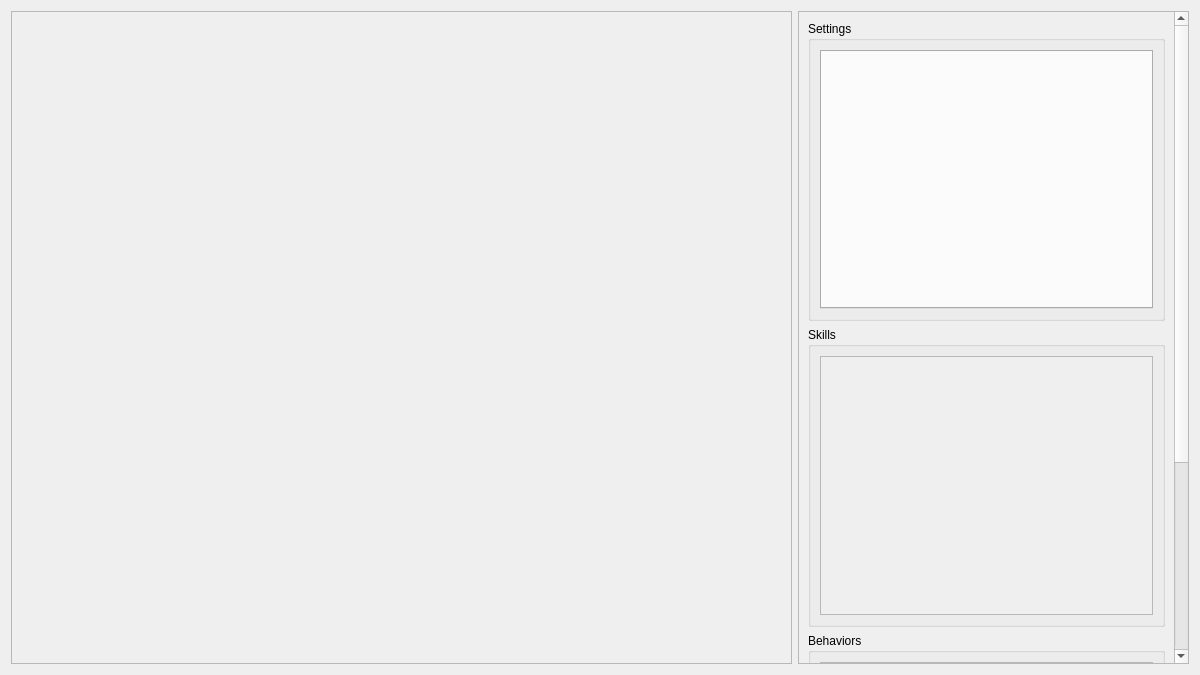
<?xml version="1.0" encoding="UTF-8"?>
<ui version="4.0">
 <class>Form</class>
 <widget class="QWidget" name="Form">
  <property name="geometry">
   <rect>
    <x>0</x>
    <y>0</y>
    <width>1200</width>
    <height>675</height>
   </rect>
  </property>
  <property name="windowTitle">
   <string>Form</string>
  </property>
  <layout class="QHBoxLayout" name="horizontalLayout">
   <item>
    <widget class="QStackedWidget" name="CenterPanel">
     <property name="sizePolicy">
      <sizepolicy hsizetype="Preferred" vsizetype="Preferred">
       <horstretch>2</horstretch>
       <verstretch>0</verstretch>
      </sizepolicy>
     </property>
     <property name="frameShape">
      <enum>QFrame::StyledPanel</enum>
     </property>
     <property name="frameShadow">
      <enum>QFrame::Plain</enum>
     </property>
     <property name="midLineWidth">
      <number>0</number>
     </property>
     <widget class="QWidget" name="CenterPanelPage1">
      <layout class="QVBoxLayout" name="verticalLayout_4"/>
     </widget>
    </widget>
   </item>
   <item>
    <widget class="QScrollArea" name="SidePanel">
     <property name="sizePolicy">
      <sizepolicy hsizetype="Expanding" vsizetype="Expanding">
       <horstretch>1</horstretch>
       <verstretch>0</verstretch>
      </sizepolicy>
     </property>
     <property name="styleSheet">
      <string notr="true">font: 75 12pt &quot;MS Shell Dlg 2&quot;;</string>
     </property>
     <property name="widgetResizable">
      <bool>true</bool>
     </property>
     <widget class="QWidget" name="SidePanelContents">
      <property name="geometry">
       <rect>
        <x>0</x>
        <y>-244</y>
        <width>373</width>
        <height>930</height>
       </rect>
      </property>
      <layout class="QVBoxLayout" name="verticalLayout">
       <item>
        <widget class="QGroupBox" name="SettingBox">
         <property name="minimumSize">
          <size>
           <width>0</width>
           <height>300</height>
          </size>
         </property>
         <property name="title">
          <string>Settings</string>
         </property>
         <property name="flat">
          <bool>false</bool>
         </property>
         <property name="checkable">
          <bool>false</bool>
         </property>
         <property name="checked">
          <bool>false</bool>
         </property>
         <layout class="QVBoxLayout" name="verticalLayout_7">
          <item>
           <widget class="QTabWidget" name="SettingsTabs">
            <property name="font">
             <font>
              <family>MS Shell Dlg 2</family>
              <pointsize>10</pointsize>
              <weight>9</weight>
              <italic>false</italic>
              <bold>false</bold>
             </font>
            </property>
            <property name="styleSheet">
             <string notr="true">font: 75 10pt &quot;MS Shell Dlg 2&quot;;</string>
            </property>
            <property name="tabShape">
             <enum>QTabWidget::Rounded</enum>
            </property>
            <property name="currentIndex">
             <number>-1</number>
            </property>
           </widget>
          </item>
         </layout>
        </widget>
       </item>
       <item>
        <widget class="QGroupBox" name="SkillBox">
         <property name="minimumSize">
          <size>
           <width>0</width>
           <height>300</height>
          </size>
         </property>
         <property name="title">
          <string>Skills</string>
         </property>
         <property name="flat">
          <bool>false</bool>
         </property>
         <property name="checkable">
          <bool>false</bool>
         </property>
         <property name="checked">
          <bool>false</bool>
         </property>
         <layout class="QVBoxLayout" name="verticalLayout_2">
          <item>
           <widget class="QScrollArea" name="scrollArea">
            <property name="widgetResizable">
             <bool>true</bool>
            </property>
            <widget class="QWidget" name="SkillBoxContents">
             <property name="geometry">
              <rect>
               <x>0</x>
               <y>0</y>
               <width>333</width>
               <height>259</height>
              </rect>
             </property>
             <layout class="QVBoxLayout" name="verticalLayout_3">
              <property name="spacing">
               <number>4</number>
              </property>
              <property name="leftMargin">
               <number>5</number>
              </property>
              <property name="topMargin">
               <number>5</number>
              </property>
              <property name="rightMargin">
               <number>5</number>
              </property>
              <property name="bottomMargin">
               <number>5</number>
              </property>
             </layout>
            </widget>
           </widget>
          </item>
         </layout>
        </widget>
       </item>
       <item>
        <widget class="QGroupBox" name="BehaviorBox">
         <property name="minimumSize">
          <size>
           <width>0</width>
           <height>300</height>
          </size>
         </property>
         <property name="title">
          <string>Behaviors</string>
         </property>
         <property name="flat">
          <bool>false</bool>
         </property>
         <property name="checkable">
          <bool>false</bool>
         </property>
         <property name="checked">
          <bool>false</bool>
         </property>
         <layout class="QVBoxLayout" name="verticalLayout_5">
          <item>
           <widget class="QScrollArea" name="scrollArea_2">
            <property name="maximumSize">
             <size>
              <width>16777215</width>
              <height>400</height>
             </size>
            </property>
            <property name="sizeAdjustPolicy">
             <enum>QAbstractScrollArea::AdjustToContents</enum>
            </property>
            <property name="widgetResizable">
             <bool>true</bool>
            </property>
            <widget class="QWidget" name="BehaviorBoxContents">
             <property name="geometry">
              <rect>
               <x>0</x>
               <y>0</y>
               <width>333</width>
               <height>259</height>
              </rect>
             </property>
             <layout class="QVBoxLayout" name="verticalLayout_6"/>
            </widget>
           </widget>
          </item>
         </layout>
        </widget>
       </item>
      </layout>
     </widget>
    </widget>
   </item>
  </layout>
 </widget>
 <resources/>
 <connections/>
</ui>
